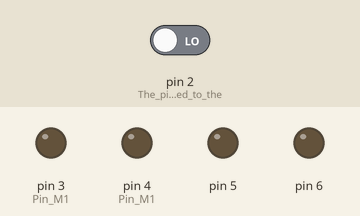
Simulated run of this sketch. Board: Arduino Uno, built with avr-gcc and run on an emulated ATmega328P. On the bench: output pins drawn as LEDs (lit = HIGH). The inputs (shaded band) are chosen by the test bench; at power-on: pin 2 (The_pin_connected_to_the) LOW.

Above: at 1.2 s.
1.3 s: pin 2 (The_pin_connected_to_the) driven HIGH
At 6.45 s:
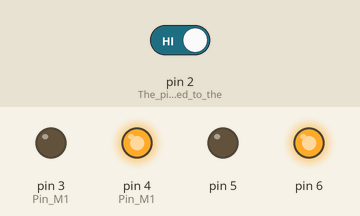
At 11.75 s:
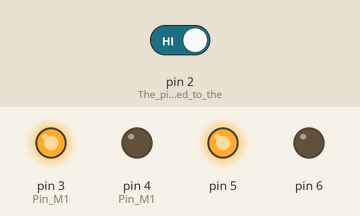
Timing chart, 0 to 13.3 s (numbered marks = the images above; inputs shaded):
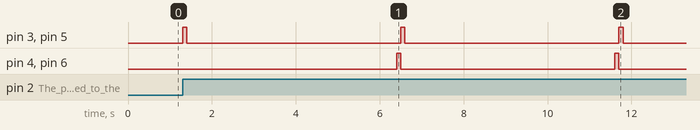

The sketch:

Switch_Controlled_Motor.ino
```cpp
/*
  Author: Vikrant_Gupta
  Email: vikrantgupta95@gmail.com
  LinkedIn: https://www.linkedin.com/in/vikrantgupta95/
  Instagram: https://www.instagram.com/crazyvikku/
  GitHub: https://github.com/vikrantgupta95

  Description:
  This code reads the state of a switch connected to pin 2 and controls a motor using an H-bridge motor driver.
  When the switch is pressed, the motor is activated in one direction for a brief period of time, then stops,
  and finally rotates in the opposite direction for a brief period of time.

  Last updated: [Date]
*/

int switchPin;  // Variable to store the pin connected to the switch

void setup() {
  pinMode(2, INPUT);  // The pin connected to the switch is declared as INPUT
  pinMode(3, OUTPUT); // Pin M1.1 of the motor shield declared as OUTPUT
  pinMode(4, OUTPUT); // Pin M1.2 of the motor shield declared as OUTPUT
  pinMode(5, OUTPUT);
  pinMode(6, OUTPUT);
}

void loop() {
  switchPin = digitalRead(2);  // Reads the state of the switch

  if (switchPin == HIGH) {     // Check if the switch is pressed
    digitalWrite(3, HIGH);     // Starts the motor (clockwise or anti-clockwise)
    digitalWrite(4, LOW);
    digitalWrite(5, HIGH);
    digitalWrite(6, LOW);
    delay(100);
    digitalWrite(3, LOW);      // Stops the motor
    digitalWrite(4, LOW);
    digitalWrite(5, LOW);
    digitalWrite(6, LOW);
    delay(5000);
    digitalWrite(3, LOW);      // Starts the motor (clockwise or anti-clockwise)
    digitalWrite(4, HIGH);
    digitalWrite(5, LOW);
    digitalWrite(6, HIGH);
    delay(100);
  } else {
    digitalWrite(3, LOW);      // Stops the motor
    digitalWrite(4, LOW);
    digitalWrite(5, LOW);
    digitalWrite(6, LOW);
  }
}
```

Measured:
- after the input at 1.3 s, pin 3 (Pin_M1), pin 5: alternates HIGH for 0.10 s and LOW for 5.1 s, starting at once; pin 4 (Pin_M1), pin 6: alternates HIGH for 0.10 s and LOW for 5.1 s, starting after 5.1 s
